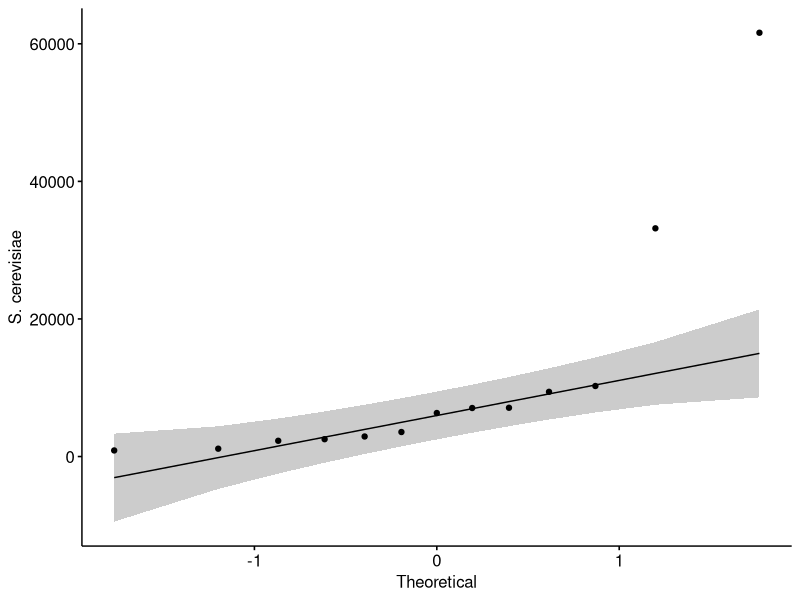
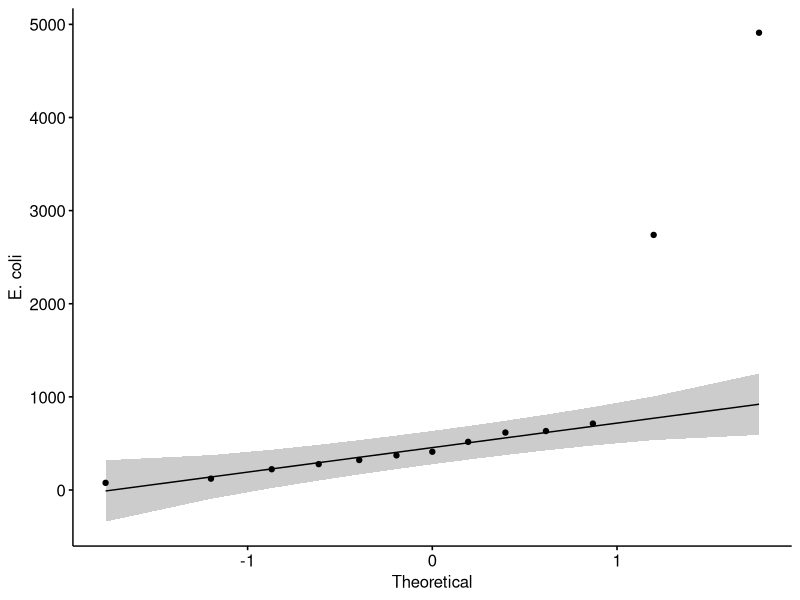
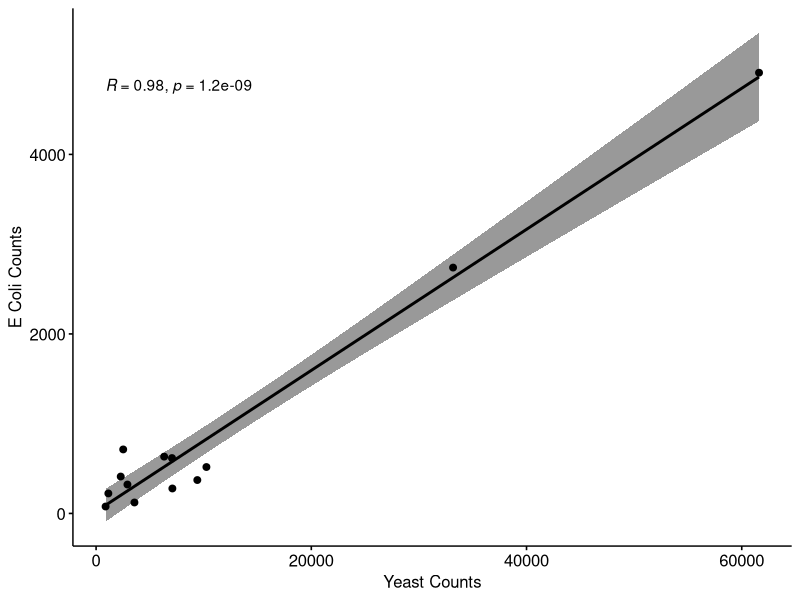
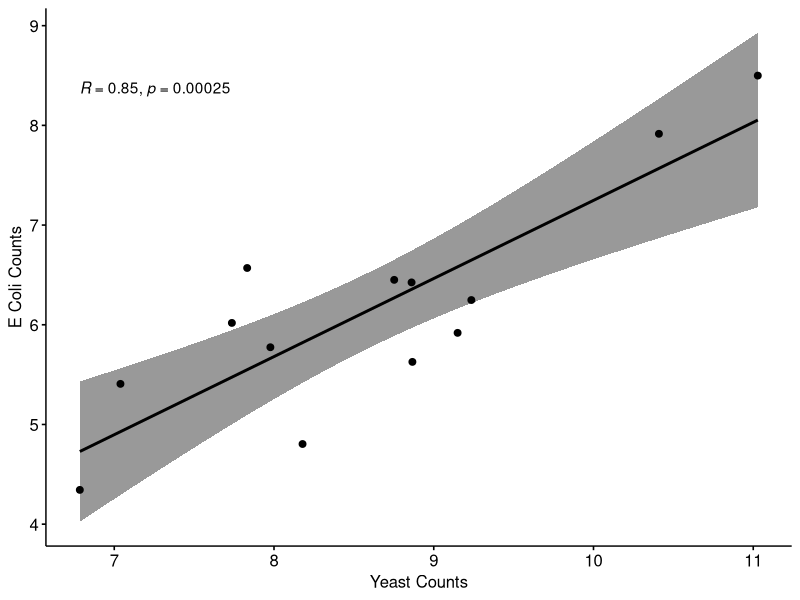
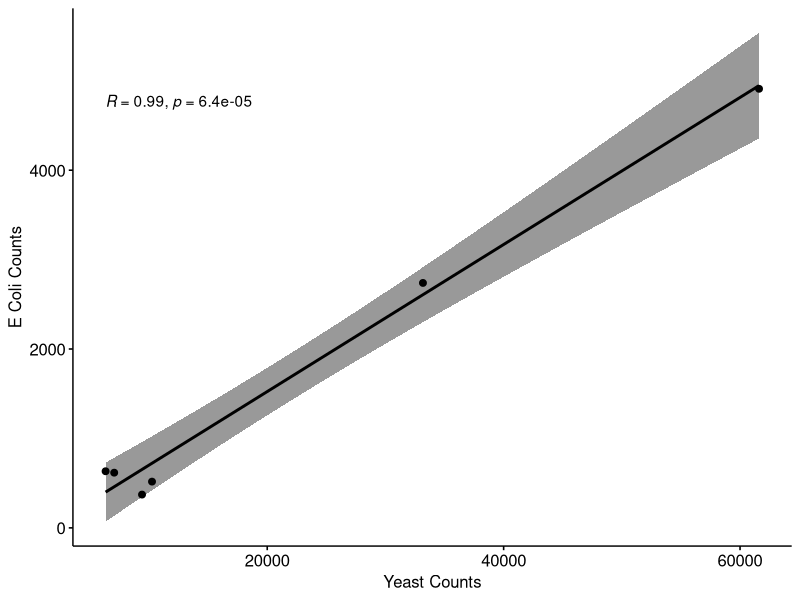
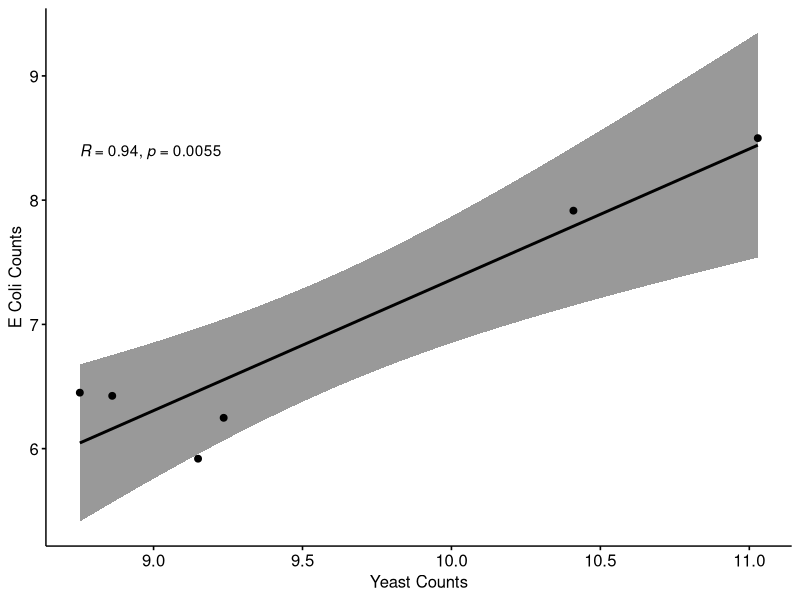

R code for these plots, in order:
yeastNorm = c(2520,7053,2290,10253,1140,33174,2914,7089,6326,884,9408,3564,61606)
coliNorm = c(713,617,411,517,223,2739,322,278,633,77,372,122,4910)
yeastNormRep2 = c(7053,10253,33174,6326,9408,61606)
coliNormRep2 = c(617,517,2739,633,372,4910)

length(yeastNorm)
length(coliNorm)
cor.test(yeastNorm,coliNorm,method=c("pearson"))#, "kendall", "spearman"))

library(ggplot2)

library("ggpubr")
# mpg
ggqqplot(yeastNorm, ylab = "S. cerevisiae")
# wt
ggqqplot(coliNorm, ylab = "E. coli")

logColi = log(coliNorm)
logYeast = log(yeastNorm)

test = data.frame(yeastNorm,coliNorm,logYeast,logColi)

logColi2 = log(coliNormRep2)
logYeast2 = log(yeastNormRep2)

test2 = data.frame(yeastNormRep2,coliNormRep2,logYeast2,logColi2)


ggscatter(test, x = "yeastNorm", y = "coliNorm", 
          add = "reg.line", conf.int = TRUE, 
          cor.coef = TRUE, cor.method = "pearson",
          xlab = "Yeast Counts", ylab = "E Coli Counts")# + xlim(scale=log10)

ggscatter(test, x = "logYeast", y = "logColi", 
          add = "reg.line", conf.int = TRUE, 
          cor.coef = TRUE, cor.method = "pearson",
          xlab = "Yeast Counts", ylab = "E Coli Counts") 

ggscatter(test2, x = "yeastNormRep2", y = "coliNormRep2", 
          add = "reg.line", conf.int = TRUE, 
          cor.coef = TRUE, cor.method = "pearson",
          xlab = "Yeast Counts", ylab = "E Coli Counts")

ggscatter(test2, x = "logYeast2", y = "logColi2", 
          add = "reg.line", conf.int = TRUE, 
          cor.coef = TRUE, cor.method = "pearson",
          xlab = "Yeast Counts", ylab = "E Coli Counts")